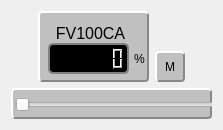
       <widget class="QWidget" name="widgetFV100CA" native="true">
        <property name="geometry">
         <rect>
          <x>670</x>
          <y>230</y>
          <width>223</width>
          <height>128</height>
         </rect>
        </property>
        <property name="toolTip">
         <string>Abertura da válvula de combustivel</string>
        </property>
        <layout class="QVBoxLayout" name="verticalLayout_13">
         <item>
          <layout class="QHBoxLayout" name="horizontalLayout_12">
           <item>
            <spacer name="horizontalSpacer_9">
             <property name="orientation">
              <enum>Qt::Orientation::Horizontal</enum>
             </property>
             <property name="sizeHint" stdset="0">
              <size>
               <width>40</width>
               <height>20</height>
              </size>
             </property>
            </spacer>
           </item>
           <item>
            <widget class="QWidget" name="widgetCtrlFV100CA" native="true">
             <property name="minimumSize">
              <size>
               <width>111</width>
               <height>71</height>
              </size>
             </property>
             <property name="toolTip">
              <string/>
             </property>
             <property name="accessibleDescription">
              <string/>
             </property>
             <property name="autoFillBackground">
              <bool>false</bool>
             </property>
             <property name="styleSheet">
              <string notr="true">#widgetCtrlFV100CA{
    background-color: #c0c0c0; /* Uma cor de fundo neutra */
    border-width: 2px;
    border-style: solid;
    border-color: #ffffff #888888 #888888 #ffffff; /* Bordas: cima, direita, baixo, esquerda */
    border-radius: 4px; /* Bordas arredondadas (opcional) */
    padding: 4px; /* Espaçamento interno (opcional) */
}</string>
             </property>
             <widget class="QLabel" name="label_36">
              <property name="geometry">
               <rect>
                <x>17</x>
                <y>10</y>
                <width>71</width>
                <height>22</height>
               </rect>
              </property>
              <property name="sizePolicy">
               <sizepolicy hsizetype="Minimum" vsizetype="Minimum">
                <horstretch>0</horstretch>
                <verstretch>0</verstretch>
               </sizepolicy>
              </property>
              <property name="font">
               <font>
                <pointsize>12</pointsize>
               </font>
              </property>
              <property name="text">
               <string>FV100CA</string>
              </property>
              <property name="alignment">
               <set>Qt::AlignmentFlag::AlignBottom|Qt::AlignmentFlag::AlignHCenter</set>
              </property>
             </widget>
             <widget class="QLCDNumber" name="lcdFV100CA">
              <property name="geometry">
               <rect>
                <x>10</x>
                <y>32</y>
                <width>81</width>
                <height>31</height>
               </rect>
              </property>
              <property name="sizePolicy">
               <sizepolicy hsizetype="MinimumExpanding" vsizetype="MinimumExpanding">
                <horstretch>0</horstretch>
                <verstretch>0</verstretch>
               </sizepolicy>
              </property>
              <property name="styleSheet">
               <string notr="true">#lcdFV100CA {
        color: red;
        background-color: black;
        border: 2px solid gray;
        border-radius: 5px;
    }</string>
              </property>
              <property name="smallDecimalPoint">
               <bool>true</bool>
              </property>
              <property name="digitCount">
               <number>6</number>
              </property>
             </widget>
             <widget class="QLabel" name="label_37">
              <property name="geometry">
               <rect>
                <x>96</x>
                <y>40</y>
                <width>16</width>
                <height>16</height>
               </rect>
              </property>
              <property name="text">
               <string>%</string>
              </property>
             </widget>
            </widget>
           </item>
           <item>
            <layout class="QVBoxLayout" name="verticalLayout_14">
             <item>
              <spacer name="verticalSpacer_7">
               <property name="orientation">
                <enum>Qt::Orientation::Vertical</enum>
               </property>
               <property name="sizeHint" stdset="0">
                <size>
                 <width>20</width>
                 <height>40</height>
                </size>
               </property>
              </spacer>
             </item>
             <item>
              <widget class="QPushButton" name="pbAMFV100CA">
               <property name="sizePolicy">
                <sizepolicy hsizetype="MinimumExpanding" vsizetype="MinimumExpanding">
                 <horstretch>0</horstretch>
                 <verstretch>0</verstretch>
                </sizepolicy>
               </property>
               <property name="minimumSize">
                <size>
                 <width>30</width>
                 <height>30</height>
                </size>
               </property>
               <property name="styleSheet">
                <string notr="true">#pbAMFV100CA {
    background-color: #c0c0c0; /* Uma cor de fundo neutra */
    border-width: 2px;
    border-style: solid;
    border-color: #ffffff #888888 #888888 #ffffff; /* Bordas: cima, direita, baixo, esquerda */
    border-radius: 4px; /* Bordas arredondadas (opcional) */
    padding: 4px; /* Espaçamento interno (opcional) */
}</string>
               </property>
               <property name="text">
                <string>M</string>
               </property>
               <property name="checkable">
                <bool>true</bool>
               </property>
              </widget>
             </item>
            </layout>
           </item>
           <item>
            <spacer name="horizontalSpacer_10">
             <property name="orientation">
              <enum>Qt::Orientation::Horizontal</enum>
             </property>
             <property name="sizeHint" stdset="0">
              <size>
               <width>40</width>
               <height>20</height>
              </size>
             </property>
            </spacer>
           </item>
          </layout>
         </item>
         <item>
          <widget class="QWidget" name="widgetSliderFV100CA" native="true">
           <property name="sizePolicy">
            <sizepolicy hsizetype="Minimum" vsizetype="Minimum">
             <horstretch>0</horstretch>
             <verstretch>0</verstretch>
            </sizepolicy>
           </property>
           <property name="minimumSize">
            <size>
             <width>201</width>
             <height>31</height>
            </size>
           </property>
           <property name="toolTip">
            <string/>
           </property>
           <property name="styleSheet">
            <string notr="true">#widgetSliderFV100CA {
    background-color: #c0c0c0; /* Uma cor de fundo neutra */
    border-width: 2px;
    border-style: solid;
    border-color: #ffffff #888888 #888888 #ffffff; /* Bordas: cima, direita, baixo, esquerda */
    border-radius: 4px; /* Bordas arredondadas (opcional) */
    padding: 4px; /* Espaçamento interno (opcional) */
}</string>
           </property>
           <widget class="QSlider" name="verticalSliderFV100CA">
            <property name="geometry">
             <rect>
              <x>4</x>
              <y>7</y>
              <width>201</width>
              <height>20</height>
             </rect>
            </property>
            <property name="toolTip">
             <string/>
            </property>
            <property name="orientation">
             <enum>Qt::Orientation::Horizontal</enum>
            </property>
           </widget>
          </widget>
         </item>
        </layout>
       </widget>
